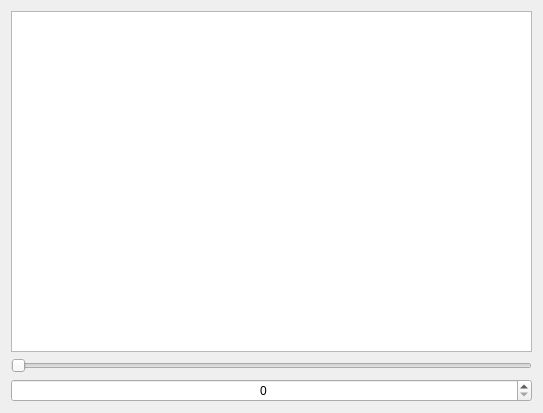
<?xml version="1.0" encoding="UTF-8"?>
<ui version="4.0">
 <class>BinarizeWindow</class>
 <widget class="QWidget" name="BinarizeWindow">
  <property name="geometry">
   <rect>
    <x>0</x>
    <y>0</y>
    <width>543</width>
    <height>413</height>
   </rect>
  </property>
  <property name="windowTitle">
   <string>Form</string>
  </property>
  <property name="windowIcon">
   <iconset resource="../../resources.qrc">
    <normaloff>:/resources/noixle.png</normaloff>:/resources/noixle.png</iconset>
  </property>
  <layout class="QVBoxLayout" name="verticalLayout_3">
   <item>
    <widget class="ZoomEnabledGraphicsView" name="graphicsView"/>
   </item>
   <item>
    <layout class="QVBoxLayout" name="verticalLayout">
     <item>
      <widget class="QSlider" name="horizontalSlider_2">
       <property name="toolTip">
        <string>Threshold value</string>
       </property>
       <property name="maximum">
        <number>255</number>
       </property>
       <property name="orientation">
        <enum>Qt::Horizontal</enum>
       </property>
      </widget>
     </item>
    </layout>
   </item>
   <item>
    <widget class="QSpinBox" name="spinBox">
     <property name="sizePolicy">
      <sizepolicy hsizetype="Minimum" vsizetype="Fixed">
       <horstretch>0</horstretch>
       <verstretch>0</verstretch>
      </sizepolicy>
     </property>
     <property name="toolTip">
      <string>Threshold value</string>
     </property>
     <property name="alignment">
      <set>Qt::AlignCenter</set>
     </property>
     <property name="maximum">
      <number>255</number>
     </property>
    </widget>
   </item>
  </layout>
 </widget>
 <customwidgets>
  <customwidget>
   <class>ZoomEnabledGraphicsView</class>
   <extends>QGraphicsView</extends>
   <header>frontend/widgets/zoomenabledgraphicsview.h</header>
  </customwidget>
 </customwidgets>
 <resources>
  <include location="../../resources.qrc"/>
 </resources>
 <connections>
  <connection>
   <sender>horizontalSlider_2</sender>
   <signal>sliderMoved(int)</signal>
   <receiver>spinBox</receiver>
   <slot>setValue(int)</slot>
   <hints>
    <hint type="sourcelabel">
     <x>271</x>
     <y>362</y>
    </hint>
    <hint type="destinationlabel">
     <x>271</x>
     <y>390</y>
    </hint>
   </hints>
  </connection>
  <connection>
   <sender>spinBox</sender>
   <signal>valueChanged(int)</signal>
   <receiver>horizontalSlider_2</receiver>
   <slot>setValue(int)</slot>
   <hints>
    <hint type="sourcelabel">
     <x>271</x>
     <y>390</y>
    </hint>
    <hint type="destinationlabel">
     <x>271</x>
     <y>362</y>
    </hint>
   </hints>
  </connection>
 </connections>
</ui>
